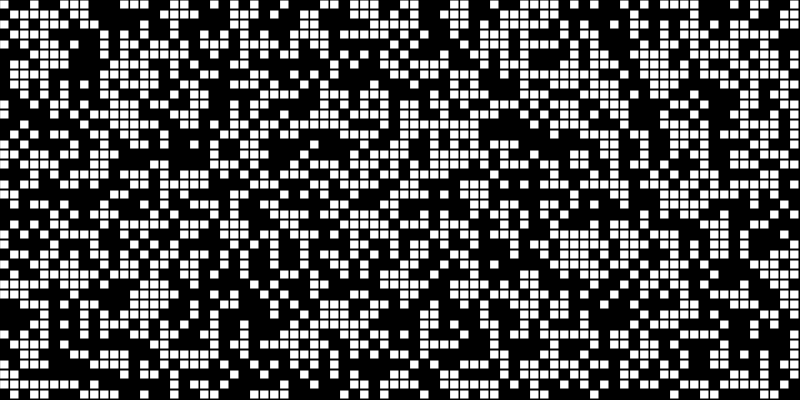
Frame 1 (no input)
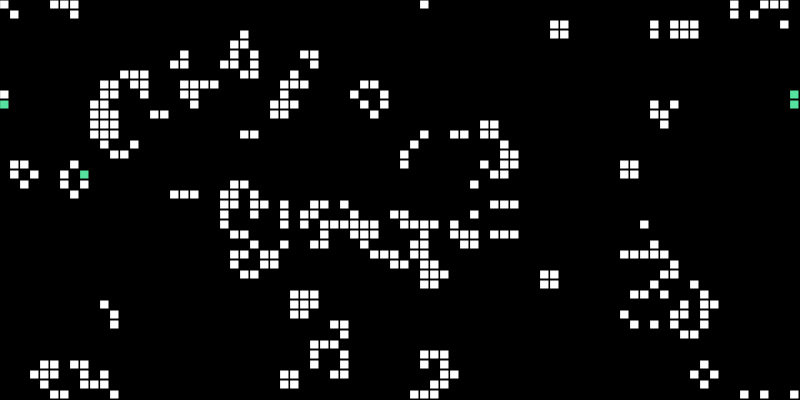
Frame 60 (no input)
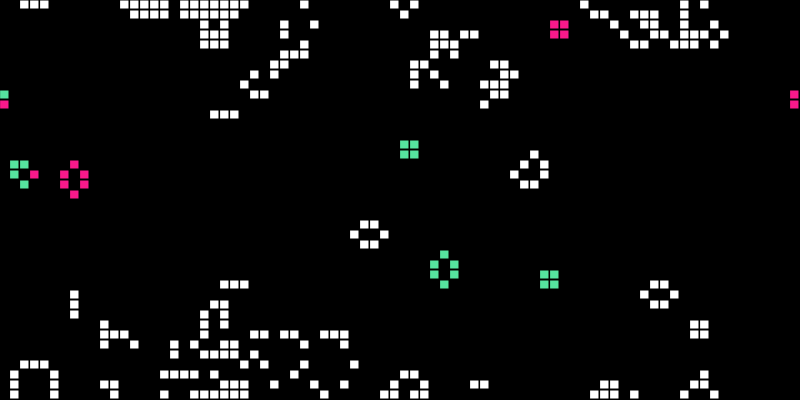
Frame 120 (the mouse pressed at the canvas centre since frame 60)

The p5.js sketch that drew these frames (run headless with seeded random() and noise() and a simulated clock; from frame 60 on, the mouse is pressed at the canvas centre):

// p5.js sketch
// ── sketch.js
let grid;
let cols;
let rows;
let resolution = 10;

var States = {
  DEAD: 0,
  ALIVE: 1,
};

function make2DArray(cols, rows) {
  let arr = new Array(cols);
  for (let i = 0; i < arr.length; i++) {
    arr[i] = new Array(rows);
  }
  return arr;
}

function setup() {
  createCanvas(800, 400);
  cols = width / resolution;
  rows = height / resolution;

  grid = make2DArray(cols, rows);
  for (let i = 0; i < cols; i++) {
    for (let j = 0; j < rows; j++) {
      // grid[i][j] = new Cell(i,j, resolution, true, false, 0);
      if(floor(random(2)) == 1) {
        grid[i][j] = new Cell(i,j, resolution, States.ALIVE, 0);
      } else {
        grid[i][j] = new Cell(i,j, resolution, States.DEAD, 0);
      }

    }
  }
}

function draw() {
  background(0);

  for (let i = 0; i < cols; i++) {
    for (let j = 0; j < rows; j++) {
      grid[i][j].show();
    }
  }

  // debugger;
  let next = make2DArray(cols, rows);

  // Compute next based on grid
  for (let i = 0; i < cols; i++) {
    for (let j = 0; j < rows; j++) {
      // let state = grid[i][j].state;
      let state = grid[i][j].state;
      // Count live neighbors!
      // let neighbors = grid[i][j].countNeighbors();
      let neighbors = grid[i][j].countNeighbors();
      if (state == 0 && neighbors == 3) {
        next[i][j] = new Cell(i,j, resolution, States.ALIVE, 0);
      } else if (state == 1 && (neighbors < 2 || neighbors > 3)) {
        next[i][j] = new Cell(i,j, resolution, States.DEAD, 0);
      } else {
        let age = 0;
        if(grid[i][j].state == States.ALIVE) {
          age = grid[i][j].age + 1;
        }
        next[i][j] = new Cell(i,j, resolution, grid[i][j].state, age);
      }
    }
  }

  grid = next;
  // debugger;
}

function countNeighbors(grid, x, y) {
  let sum = 0;
  for (let i = -1; i < 2; i++) {
    for (let j = -1; j < 2; j++) {
      let col = (x + i + cols) % cols;
      let row = (y + j + rows) % rows;
      sum += grid[col][row];
    }
  }
  sum -= grid[x][y];
  return sum;
}

// ── cell.js
function Cell(xIndex, yIndex, width, state, age) {
  this.xIndex = xIndex;
  this.yIndex = yIndex;
  this.width = width;
  this.x = xIndex * width;
  this.y = yIndex * width;
  this.age = age;
  this.state = state;
}

Cell.prototype.show = function () {
  if (this.state == States.ALIVE) {
    if(this.age < 50) {
      fill(255);
    } else if(this.age > 50 && this.age < 100) {
      fill(86, 227, 159);
    } else if(this.age > 100) {
      fill(250, 25, 139);
    }
    stroke(0);
    rect(this.x, this.y, this.width - 1, this.width - 1);
  }
};

Cell.prototype.countNeighbors = function () {
  let countAlive = 0;
  for (let i = -1; i < 2; i++) {
    for (let j = -1; j < 2; j++) {
      let neighborX = (this.xIndex + i + cols) % cols;
      let neighborY = (this.yIndex + j + rows) % rows;
        if(grid[neighborX][neighborY].state == States.ALIVE) {
          countAlive++;
        }
    }
  }

  if(this.state == States.ALIVE) {
    countAlive--;
  }

  return countAlive;
};
